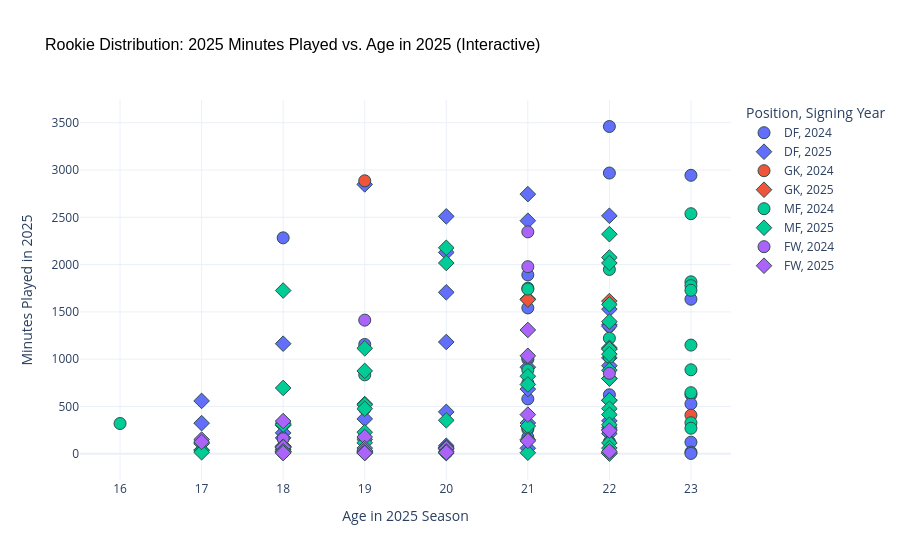

Notebook source saved alongside this figure:
### Markdown cell above
### Plot 3: Playtime Distribution vs Age in 2025 (Interactive)
This scatter plot shows the overall distribution of all rookies. **Hover over any point** to see the player's name, minutes played, signing cohort year, debut age, and nationality.

### Code cell
# Filter to players who played in 2025 and cast values for compatibility
df_plot = analysis_df[analysis_df['minutes_played'] > 0].copy()
df_plot['min_season'] = df_plot['min_season'].astype(int).astype(str)
df_plot['age_in_2025'] = df_plot['age_in_2025'].astype(int)
df_plot['age_at_debut'] = df_plot['age_at_debut'].astype(int)

fig = px.scatter(
    df_plot,
    x="age_in_2025",
    y="minutes_played",
    color="primary_broad_position",
    symbol="min_season",
    hover_name="player_name",
    hover_data={
        "age_in_2025": True,
        "minutes_played": True,
        "min_season": True,
        "age_at_debut": True,
        "nationality": True
    },
    labels={
        "age_in_2025": "Age in 2025 Season",
        "minutes_played": "Minutes Played in 2025",
        "primary_broad_position": "Position",
        "min_season": "Signing Year",
        "age_at_debut": "Age when Signed",
        "nationality": "Nationality"
    },
    title="Rookie Distribution: 2025 Minutes Played vs. Age in 2025 (Interactive)",
    template="plotly_white"
)

fig.update_traces(marker=dict(size=12, line=dict(width=1, color='DarkSlateGrey')))
fig.update_layout(
    title_font_size=16,
    title_font_family="Arial",
    title_font_color="black"
)
fig.show()

### Figure 1 — Plotly figure (JSON) as saved in the notebook; plotly's stock layout.template omitted (floating-point values rounded to 4 significant figures; data arrays with more than 128 entries replaced by an {"elided": "..."} marker saying what was removed)
{"data": [{"customdata": [["2024", 21, "New Zealand"], ["2024", 21, "Colombia"], ["2024", 22, "Sweden"], ["2024", 17, "USA"], ["2024", 20, "Poland"], ["2024", 22, "USA"], ["2024", 20, "Panama"], ["2024", 21, "USA"], ["2024", 18, "USA"], ["2024", 20, "USA"], ["2024", 20, "USA"], ["2024", 22, "USA"], ["2024", 21, "Guyana"], ["2024", 20, "Australia"], ["2024", 22, "France"], ["2024", 20, "Australia"], ["2024", 20, "USA"], ["2024", 22, "Germany"], ["2024", 22, "Canada"], ["2024", 22, "USA"]], "hovertemplate": "<b>%{hovertext}</b><br><br>Position=DF<br>Signing Year=%{customdata[0]}<br>Age in 2025 Season=%{x}<br>Minutes Played in 2025=%{y}<br>Age when Signed=%{customdata[1]}<br>Nationality=%{customdata[2]}<extra></extra>", "hovertext": ["Finn Surman", "Édier Ocampo", "Noah Eile", "Peyton Miller", "Dawid Bugaj", "Kalani Kossa-Rienzi", "Omar Valencia", "Matthew Edwards", "Oscar Verhoeven", "Efrain Morales", "Jackson Travis", "Garrison Tubbs", "Omari Glasgow", "Jake Girdwood-Reich", "Nicksoen Gomis", "Giuseppe Bovalina", "Justin Reynolds", "Michael Wentzel", "Nicolas Fleuriau Chateau", "Antino Lopez"], "legendgroup": "DF, 2024", "marker": {"color": "#636efa", "line": {"color": "DarkSlateGrey", "width": 1}, "size": 12, "symbol": "circle"}, "mode": "markers", "name": "DF, 2024", "orientation": "v", "showlegend": true, "type": "scatter", "x": [22, 22, 23, 18, 21, 23, 21, 22, 19, 21, 21, 23, 22, 21, 23, 21, 21, 23, 23, 23], "xaxis": "x", "y": [3460, 2968, 2944, 2283, 1891, 1634, 1542, 1347, 1156, 999, 748, 626, 624, 580, 528, 260, 175, 123, 18, 4], "yaxis": "y"}, {"customdata": [["2025", 19, "USA"], ["2025", 21, "South Africa"], ["2025", 22, "Argentina"], ["2025", 20, "USA"], ["2025", 21, "Israel"], ["2025", 20, "USA"], ["2025", 20, "Ghana"], ["2025", 22, "USA"], ["2025", 22, "Ukraine"], ["2025", 22, "Paraguay"], ["2025", 20, "Portugal"], ["2025", 18, "Haiti"], ["2025", 22, "USA"], ["2025", 22, "USA"], ["2025", 21, "Venezuela"], ["2025", 21, "Senegal"], ["2025", 22, "England"], ["2025", 17, "USA"], ["2025", 20, "Brazil"], ["2025", 19, "USA"], ["2025", 22, "Serbia"], ["2025", 21, "Canada"], ["2025", 17, "USA"], ["2025", 18, "USA"], ["2025", 22, "USA"], ["2025", 22, "USA"], ["2025", 18, "USA"], ["2025", 22, "Chile"], ["2025", 18, "USA"], ["2025", 19, "USA"], ["2025", 20, "USA"], ["2025", 18, "USA"], ["2025", 20, "USA"], ["2025", 21, "USA"], ["2025", 20, "USA"], ["2025", 20, "USA"]], "hovertemplate": "<b>%{hovertext}</b><br><br>Position=DF<br>Signing Year=%{customdata[0]}<br>Age in 2025 Season=%{x}<br>Minutes Played in 2025=%{y}<br>Age when Signed=%{customdata[1]}<br>Nationality=%{customdata[2]}<extra></extra>", "hovertext": ["Luca Bombino", "Olwethu Makhanya", "Nicolás Romero", "Tate Johnson", "Ilay Feingold", "Frankie Westfield", "Manu Duah", "Ian Pilcher", "Artem Smoliakov", "Gilberto Flores", "Leonardo Barroso", "Aleksandr Guboglo", "Reid Roberts", "Max Floriani", "Ender Echenique", "Fallou Fall", "Zane Monlouis", "Ian James", "Álvaro Augusto", "Aiden Harangi", "Mateja Djordjevic", "Markus Cimermancic", "Christopher Cupps", "Joshua Torquato", "Joseph Zalinsky", "Sam Sarver", "Chris Applewhite", "Marcelo Morales", "Dominik Chong Qui", "Stuart Hawkins", "Zakaria Taifi", "Tristan Brown", "Kieran Chandler", "Kobi Henry", "Leo Duru", "Jack Neeley"], "legendgroup": "DF, 2025", "marker": {"color": "#636efa", "line": {"color": "DarkSlateGrey", "width": 1}, "size": 12, "symbol": "diamond"}, "mode": "markers", "name": "DF, 2025", "orientation": "v", "showlegend": true, "type": "scatter", "x": [19, 21, 22, 20, 21, 20, 20, 22, 22, 22, 20, 18, 22, 22, 21, 21, 22, 17, 20, 19, 22, 21, 17, 18, 22, 22, 18, 22, 18, 19, 20, 18, 20, 21, 20, 20], "xaxis": "x", "y": [2848, 2745, 2516, 2510, 2464, 2129, 1707, 1529, 1363, 1349, 1182, 1164, 1014, 931, 915, 684, 566, 559, 443, 369, 348, 326, 324, 300, 276, 254, 221, 214, 168, 152, 85, 76, 68, 58, 53, 7], "yaxis": "y"}, {"customdata": [["2024", 18, "USA"], ["2024", 22, "Spain"], ["2024", 18, "USA"]], "hovertemplate": "<b>%{hovertext}</b><br><br>Position=GK<br>Signing Year=%{customdata[0]}<br>Age in 2025 Season=%{x}<br>Minutes Played in 2025=%{y}<br>Age when Signed=%{customdata[1]}<br>Nationality=%{customdata[2]}<extra></extra>", "hovertext": ["Andrew Rick", "Javier Otero", "Adam Beaudry"], "legendgroup": "GK, 2024", "marker": {"color": "#EF553B", "line": {"color": "DarkSlateGrey", "width": 1}, "size": 12, "symbol": "circle"}, "mode": "markers", "name": "GK, 2024", "orientation": "v", "showlegend": true, "type": "scatter", "x": [19, 23, 19], "xaxis": "x", "y": [2886, 408, 192], "yaxis": "y"}, {"customdata": [["2025", 21, "Jamaica"], ["2025", 21, "Chile"], ["2025", 22, "South Korea"], ["2025", 19, "USA"]], "hovertemplate": "<b>%{hovertext}</b><br><br>Position=GK<br>Signing Year=%{customdata[0]}<br>Age in 2025 Season=%{x}<br>Minutes Played in 2025=%{y}<br>Age when Signed=%{customdata[1]}<br>Nationality=%{customdata[2]}<extra></extra>", "hovertext": ["Jayden Hibbert", "Thomas Gillier", "Kim Joon-Hong", "Duran Michael Ferree"], "legendgroup": "GK, 2025", "marker": {"color": "#EF553B", "line": {"color": "DarkSlateGrey", "width": 1}, "size": 12, "symbol": "diamond"}, "mode": "markers", "name": "GK, 2025", "orientation": "v", "showlegend": true, "type": "scatter", "x": [21, 21, 22, 19], "xaxis": "x", "y": [1636, 1630, 1614, 32], "yaxis": "y"}, {"customdata": [["2024", 22, "Australia"], ["2024", 21, "Ecuador"], ["2024", 22, "Argentina"], ["2024", 22, "Japan"], ["2024", 20, "Ghana"], ["2024", 20, "Argentina"], ["2024", 22, "Finland"], ["2024", 21, "Poland"], ["2024", 22, "Germany"], ["2024", 21, "Argentina"], ["2024", 22, "Ivory Coast"], ["2024", 20, "Norway"], ["2024", 18, "USA"], ["2024", 22, "USA"], ["2024", 18, "USA"], ["2024", 22, "USA"], ["2024", 15, "USA"], ["2024", 20, "Trinidad & Tobago"], ["2024", 22, "England"], ["2024", 21, "Serbia"], ["2024", 21, "USA"], ["2024", 19, "USA"], ["2024", 19, "Canada"], ["2024", 18, "USA"], ["2024", 18, "USA"], ["2024", 21, "Ghana"], ["2024", 17, "USA"], ["2024", 19, "USA"]], "hovertemplate": "<b>%{hovertext}</b><br><br>Position=MF<br>Signing Year=%{customdata[0]}<br>Age in 2025 Season=%{x}<br>Minutes Played in 2025=%{y}<br>Age when Signed=%{customdata[1]}<br>Nationality=%{customdata[2]}<extra></extra>", "hovertext": ["Patrick Yazbek", "Patrickson Delgado", "Luca Langoni", "Hosei Kijima", "Mohammed Sofo", "Agustín Ojeda", "Matti Peltola", "Dominik Marczuk", "Lawrence Ennali", "Federico Redondo", "Georgi Minoungou", "Dennis Gjengaar", "Taha Habroune", "Tucker Lepley", "Mykhi Joyner", "Brendan McSorley", "Cavan Sullivan", "Wayne Frederick", "Tyger Smalls", "Nikola Petkovic", "Markus Anderson", "Tarik Scott", "Kimani Stewart-Baynes", "Fidel Barajas", "Cole Mrowka", "Shakur Mohammed", "Ervin Torres", "Anthony Ramirez"], "legendgroup": "MF, 2024", "marker": {"color": "#00cc96", "line": {"color": "DarkSlateGrey", "width": 1}, "size": 12, "symbol": "circle"}, "mode": "markers", "name": "MF, 2024", "orientation": "v", "showlegend": true, "type": "scatter", "x": [23, 22, 23, 23, 21, 21, 23, 22, 23, 22, 23, 21, 19, 23, 19, 23, 16, 21, 23, 22, 22, 20, 20, 19, 19, 22, 18, 20], "xaxis": "x", "y": [2538, 1949, 1818, 1778, 1751, 1741, 1729, 1222, 1149, 1022, 888, 886, 835, 646, 476, 328, 320, 273, 270, 127, 118, 63, 51, 50, 36, 21, 12, 11], "yaxis": "y"}, {"customdata": {"elided": "55x3 mixed values"}, "hovertemplate": "<b>%{hovertext}</b><br><br>Position=MF<br>Signing Year=%{customdata[0]}<br>Age in 2025 Season=%{x}<br>Minutes Played in 2025=%{y}<br>Age when Signed=%{customdata[1]}<br>Nationality=%{customdata[2]}<extra></extra>", "hovertext": ["Beau Leroux", "Jacob Bartlett", "Igor Jesus", "Kaick", "Telasco Segovia", "Jonathan Shore", "Djé D'Avilla", "Ahmed Qasem", "Pedrinho", "Jeevan Badwal", "Baltasar Rodríguez", "Lucas Sanabria", "Elijah Wynder", "Hugo Picard", "Hennadiy Synchuk", "Nicolás Dubersarsky", "Nectarios Triantis", "Owen Gene", "Samuel Gidi", "Harbor Miller", "Alejandro Alvarado Jr.", "Olger Escobar", "Mateo Silvetti", "Matthew Corcoran", "Andrew Moran", "Samuel Bassett", "Sam Williams", "Snyder Brunell", "Allan Oyirwoth", "Kenji Cabrera", "Nicolás Rodríguez", "David Vazquez", "Pedro Soma", "Cooper Sanchez", "Odin Thiago Holm", "Maximo Carrizo", "Alisa Randell", "Colin Guske", "Alexis Manyoma", "Alan Carleton", "Santiago Morales", "Tyson Pearce", "Gustavo Caraballo", "Johnny Selemani", "Daniel Pinter", "Diego García", "Baye Coulibaly", "Enes Sali", "Anisse Saidi", "Michael Sullivan", "Stefan Chirila", "Sharod George", "Eric Klein", "Harold Osorio", "Luke Hille"], "legendgroup": "MF, 2025", "marker": {"color": "#00cc96", "line": {"color": "DarkSlateGrey", "width": 1}, "size": 12, "symbol": "diamond"}, "mode": "markers", "name": "MF, 2025", "orientation": "v", "showlegend": true, "type": "scatter", "x": [22, 20, 22, 20, 22, 18, 22, 22, 22, 19, 22, 22, 22, 22, 19, 21, 22, 22, 21, 18, 22, 19, 19, 19, 22, 22, 20, 18, 18, 22, 21, 19, 19, 17, 22, 17, 18, 18, 22, 20, 18, 18, 17, 17, 18, 19, 19, 19, 17, 22, 18, 21, 19, 22, 22], "xaxis": "x", "y": [2322, 2178, 2075, 2017, 2017, 1726, 1579, 1397, 1120, 1115, 1109, 1106, 1053, 883, 876, 820, 797, 795, 733, 696, 566, 526, 518, 477, 477, 414, 354, 323, 308, 307, 294, 228, 116, 116, 115, 107, 81, 69, 60, 52, 50, 42, 40, 33, 24, 24, 18, 17, 16, 14, 11, 11, 9, 6, 3], "yaxis": "y"}, {"customdata": [["2024", 20, "Israel"], ["2024", 20, "Venezuela"], ["2024", 18, "Venezuela"], ["2024", 20, "USA"], ["2024", 21, "Colombia"], ["2024", 17, "USA"], ["2024", 21, "Togo"]], "hovertemplate": "<b>%{hovertext}</b><br><br>Position=FW<br>Signing Year=%{customdata[0]}<br>Age in 2025 Season=%{x}<br>Minutes Played in 2025=%{y}<br>Age when Signed=%{customdata[1]}<br>Nationality=%{customdata[2]}<extra></extra>", "hovertext": ["Idan Toklomati", "Kevin Kelsy", "David Martínez", "Jacob Murrell", "Tomás Ángel", "Rubén Ramos Jr.", "Loïc Mesanvi"], "legendgroup": "FW, 2024", "marker": {"color": "#ab63fa", "line": {"color": "DarkSlateGrey", "width": 1}, "size": 12, "symbol": "circle"}, "mode": "markers", "name": "FW, 2024", "orientation": "v", "showlegend": true, "type": "scatter", "x": [21, 21, 19, 21, 22, 18, 22], "xaxis": "x", "y": [2346, 1978, 1413, 1020, 851, 159, 26], "yaxis": "y"}, {"customdata": [["2025", 21, "Brazil"], ["2025", 21, "Australia"], ["2025", 21, "Poland"], ["2025", 18, "Canada"], ["2025", 22, "Israel"], ["2025", 19, "Ecuador"], ["2025", 17, "Canada"], ["2025", 21, "Australia"], ["2025", 21, "Senegal"], ["2025", 17, "Jamaica"], ["2025", 18, "USA"], ["2025", 18, "Canada"], ["2025", 20, "USA"], ["2025", 19, "USA"], ["2025", 20, "USA"], ["2025", 19, "USA"], ["2025", 18, "USA"], ["2025", 20, "USA"], ["2025", 22, "Canada"], ["2025", 18, "USA"], ["2025", 19, "Colombia"], ["2025", 20, "Panama"], ["2025", 18, "USA"], ["2025", 19, "USA"]], "hovertemplate": "<b>%{hovertext}</b><br><br>Position=FW<br>Signing Year=%{customdata[0]}<br>Age in 2025 Season=%{x}<br>Minutes Played in 2025=%{y}<br>Age when Signed=%{customdata[1]}<br>Nationality=%{customdata[2]}<extra></extra>", "hovertext": ["Matheus Nascimento", "Ariath Piol", "Wiktor Bogacz", "Rayan Elloumi", "Dor Turgeman", "Allen Obando", "Owen Graham-Roache", "Archie Goodwin", "Dieng Mamadou", "Seymour Reid", "Aiden Hezarkhani", "Liam Mackenzie", "Alex Harris", "Sal Olivas", "Nelson Pierre", "Adrian Wibowo", "Gavin Turner", "Bibi Karamoko", "Antoine Coupland", "Neil Pierre", "Andy Batioja", "Rafael Mosquera", "Justin Ellis", "Edward Davis"], "legendgroup": "FW, 2025", "marker": {"color": "#ab63fa", "line": {"color": "DarkSlateGrey", "width": 1}, "size": 12, "symbol": "diamond"}, "mode": "markers", "name": "FW, 2025", "orientation": "v", "showlegend": true, "type": "scatter", "x": [21, 21, 21, 18, 22, 19, 17, 21, 21, 17, 18, 18, 20, 19, 20, 19, 18, 20, 22, 18, 19, 20, 18, 19], "xaxis": "x", "y": [1309, 1036, 414, 346, 245, 178, 150, 150, 136, 125, 75, 69, 66, 60, 57, 36, 26, 25, 25, 25, 14, 14, 8, 8], "yaxis": "y"}], "layout": {"legend": {"title": {"text": "Position, Signing Year"}, "tracegroupgap": 0}, "title": {"font": {"color": "black", "family": "Arial", "size": 16}, "text": "Rookie Distribution: 2025 Minutes Played vs. Age in 2025 (Interactive)"}, "xaxis": {"anchor": "y", "domain": [0.0, 1.0], "title": {"text": "Age in 2025 Season"}}, "yaxis": {"anchor": "x", "domain": [0.0, 1.0], "title": {"text": "Minutes Played in 2025"}}}}
